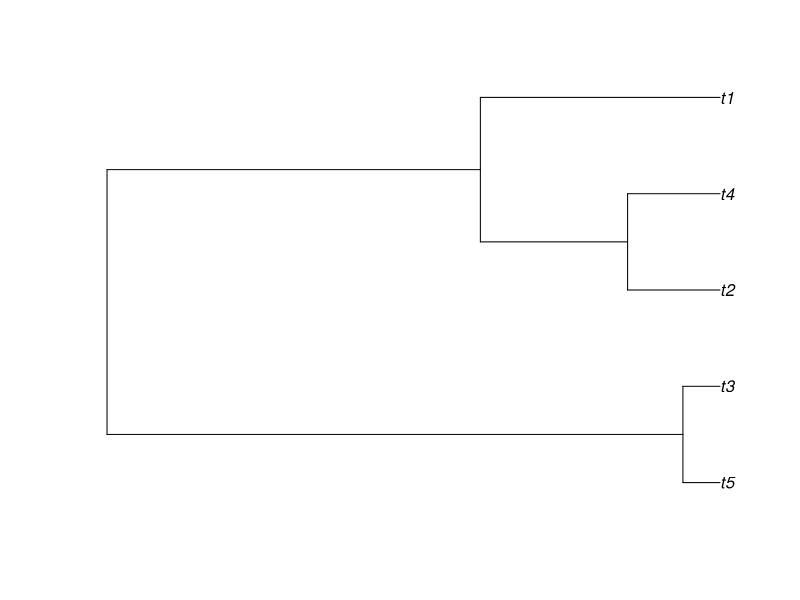

Source code (R): (Note: this script raises an error after producing the figure.)
library(ape)


tree1 <- rcoal(5)
str(tree1)
class(tree1)
tree1$edge
tree1$tip.label
plot(tree1)

tree2 <- simcoale(5)
str(tree2)
class(tree2)
tree2$edge

tree2_phylo <- simtree_to_phylo(tree2)
str(tree2_phylo)
class(tree2_phylo)
tree2_phylo$edge
plot(tree2_phylo)
